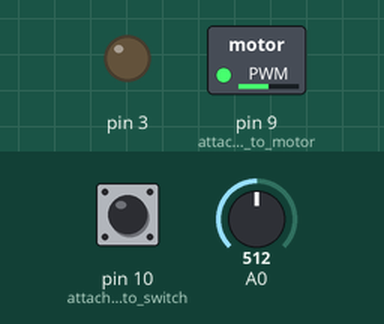
A sketch run on a simulated Arduino Uno, built with avr-gcc and run on an emulated ATmega328P. Shown: switched loads named in the sketch (green lamp = pin HIGH), output pins drawn as LEDs (lit = HIGH). Inputs (shaded band) come from the test bench; at power-on: A0 = 512, pin 10 (attached_to_switch) HIGH.

Above: at 1.2 s.
1.3 s: A0 set to 716
At 2.1 s:
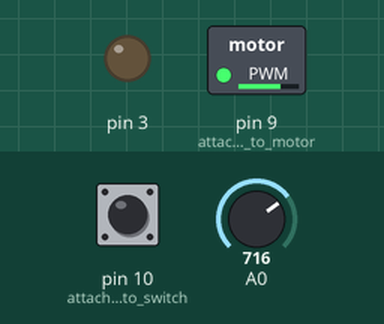
2.8 s: A0 set to 900
At 3.2 s:
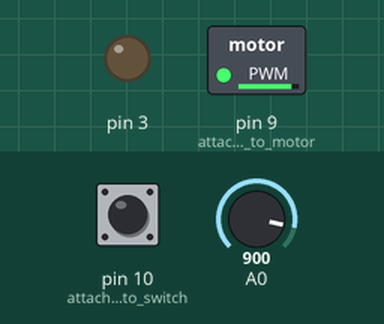
4.3 s: A0 set to 122
At 5.5 s:
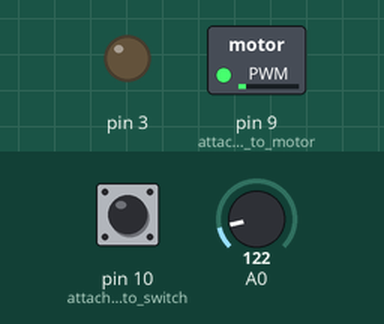
5.8 s: A0 set to 0
At 6.7 s:
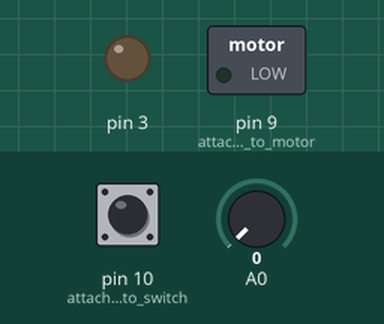
7.3 s: A0 set to 511
At 7.8 s:
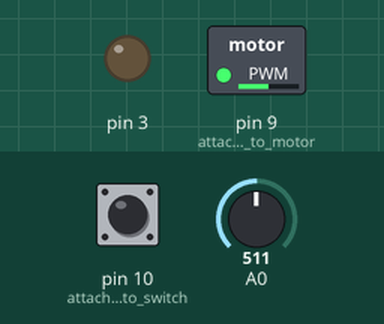
Timing chart, 0 to 9.8 s (numbered marks = the images above; inputs shaded):
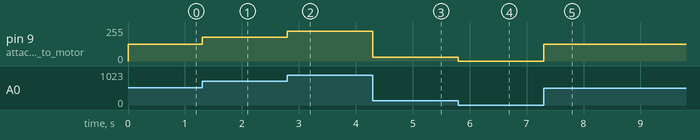

The sketch:

servo_with_Timer2.ino
```cpp
// Value	Register name
//              counter	TCNT2
//              TOP	OCR2A
//              MATCH	OCR2B

//  Clock Select Bits:  set with TCCR2B
//     CS22    CS21   CS20
//     0        0        0    //timer/counter stopped
//     0       0         1   // no prescaler
//     1       0         0    // 64
//


#define OSP_SET_WIDTH(cycles) (OCR2B = 0xff-(cycles-1))

// Setup the one-shot pulse generator and initialize with a pulse width that is (cycles) clock counts long

void osp_setup(uint8_t cycles) {


  TCCR2B =  0;      // Halt counter by setting clock select bits to 0 (No clock source).
              // This keeps anyhting from happeneing while we get set up

  TCNT2 = 0x00;     // Start counting at bottom.
  OCR2A = 0;      // Set TOP to 0. This effectively keeps us from counting becuase the counter just keeps reseting back to 0.
          // We break out of this by manually setting the TCNT higher than 0, in which case it will count all the way up to MAX and then overflow back to 0 and get locked up again.
  OSP_SET_WIDTH(cycles);    // This also makes new OCR values get loaded frm the buffer on every clock cycle.

  TCCR2A = _BV(COM2B0) | _BV(COM2B1) | _BV(WGM20) | _BV(WGM21); // OC2B=Set on Match, clear on BOTTOM. Mode 7 Fast PWM.
  TCCR2B = _BV(WGM22) | _BV(CS22) | _BV(CS21) | _BV(CS20);         // Start counting now. WGM22=1 to select Fast PWM mode 7  PRESCALER 32 (011)

  DDRD |= _BV(3);     // Set pin to output (Note that OC2B = GPIO port PD3 = Arduino Digital Pin 3)
}

// Fire a one-shot pulse. Use the most recently set width.

#define OSP_FIRE() (TCNT2 = OCR2B - 1)

// Test there is currently a pulse still in progress

#define OSP_INPROGRESS() (TCNT2>0)

// Fire a one-shot pusle with the specififed width.
// Order of operations in calculating m must avoid overflow of the unint8_t.
// TCNT2 starts one count lower than the match value becuase the chip will block any compare on the cycle after setting a TCNT.

/*************/

long timeStamp = 0;  // note millis uses timer0, (8bit), so we're fine using this...doesn't conflict with timer2
boolean goingDown = false;
int width = 20;  //pulse width for servo


void setup()
{
  pinMode(10, INPUT_PULLUP);  // attached to switch
  pinMode(9, OUTPUT);  // attached to motor
  osp_setup(20);
  timeStamp = millis();

}


void loop()
{


  if(millis() - timeStamp > 1000)  // has one second passed?
  {
    if(goingDown)  --width;
    else ++width;
    timeStamp = millis();
  }
  if(width < 21)
  {
    goingDown = false;
  }
  if(width > 30)
  {
    goingDown = true;
  }


  // Oscillate fan only if button is switched on

  if(!digitalRead(10))
  {
    OSP_SET_WIDTH(width);
    OSP_FIRE();
    while (OSP_INPROGRESS());
    delay(20);  //wait 20ms
  }

  // Read potentiometer on A0 and set motor speed accordingly
  int motorSpeed = map(analogRead(A0), 0, 1023, 0, 255);
  analogWrite(9, motorSpeed);

}
```

Measured:
- after the input at 1.3 s, pin 9 (attached_to_motor): 127/255 → 178/255 at once
- after the input at 2.8 s, pin 9 (attached_to_motor): 178/255 → 224/255 at once
- after the input at 4.3 s, pin 9 (attached_to_motor): 224/255 → 30/255 at once
- after the input at 5.8 s, pin 9 (attached_to_motor): 30/255 → 0/255 at once
- after the input at 7.3 s, pin 9 (attached_to_motor): 0/255 → 127/255 at once
